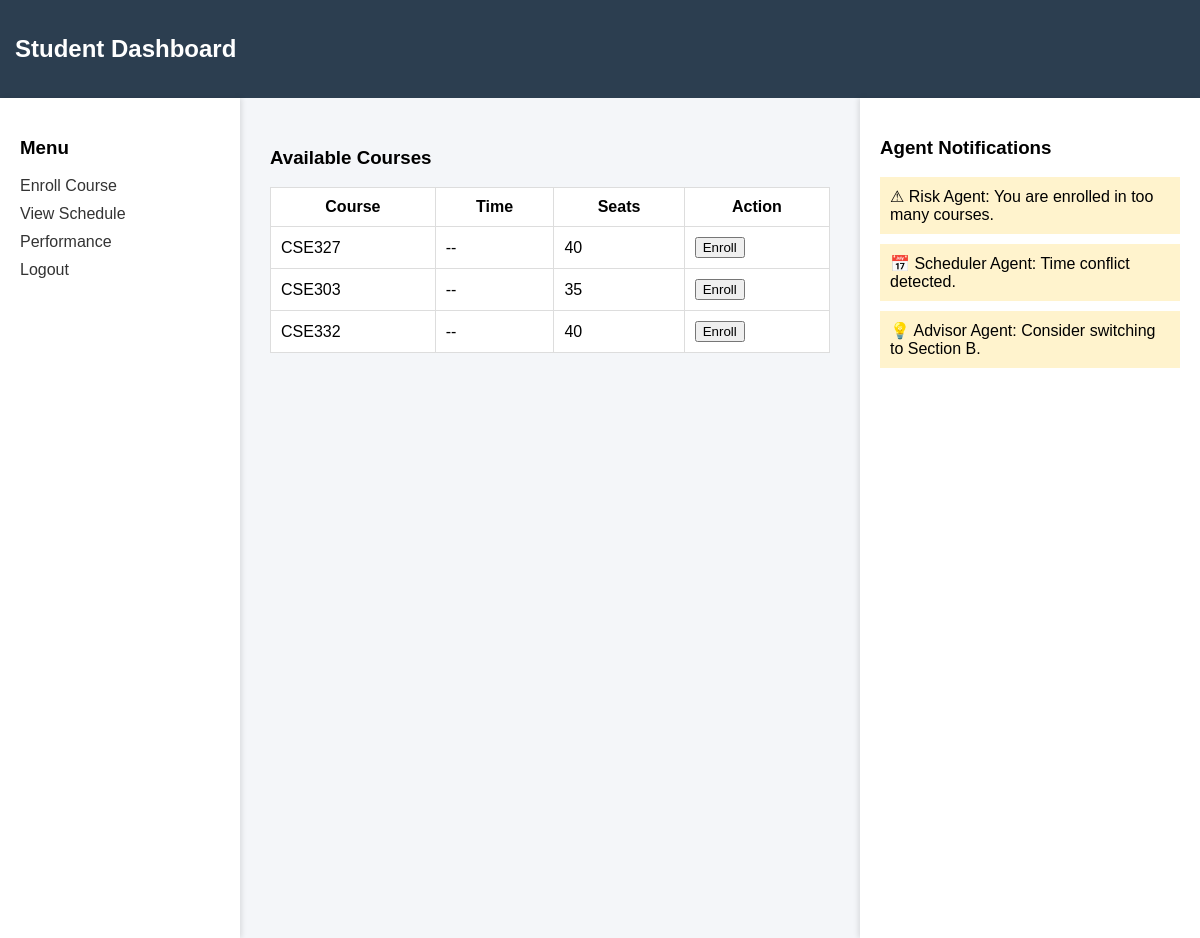
The page /student/ on the database as committed earlier.
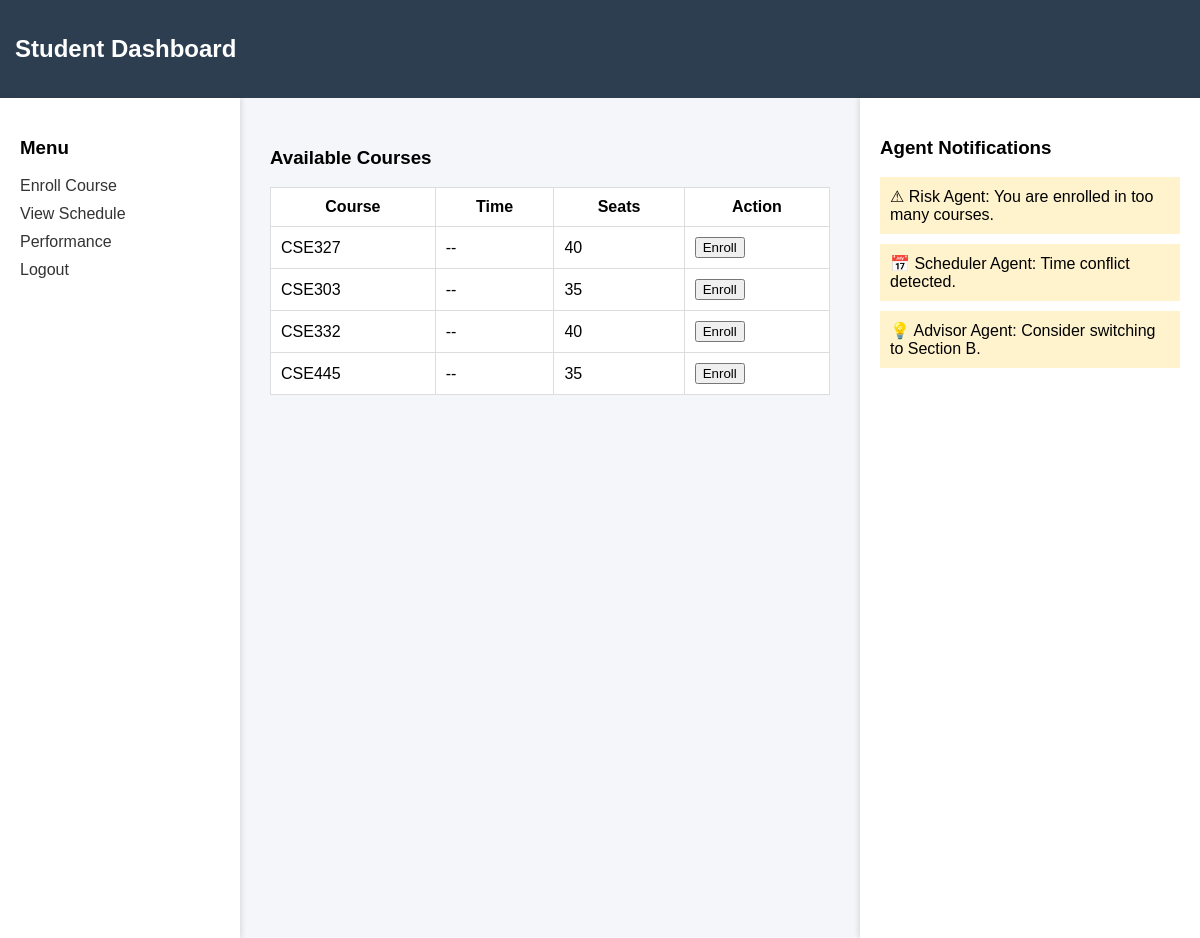
The same page on the database as committed later.
### core/models.py (models this page shows, shortened)
class Course(models.Model):
    name = models.CharField(max_length=100)
    students = models.IntegerField()

### core/views.py (the view)
# urls.py: path('student/', student),
def student(request):
    courses = Course.objects.all()   # get all courses
    return render(request, 'student.html', {'courses': courses})

### templates/student.html (shortened to what this page needs)
<!DOCTYPE html>
<html lang="en">
<head>
</head>
<body>
<div class="header">
<h2>Student Dashboard</h2>
</div>
<div class="container">
<div class="menu">
<h3>Menu</h3>
<a href="#">Enroll Course</a>
<a href="#">View Schedule</a>
<a href="#">Performance</a>
<a href="#">Logout</a>
</div>
<div class="content">
<h3>Available Courses</h3>
<table>
<tr>
<th>Course</th>
<th>Time</th>
<th>Seats</th>
<th>Action</th>
</tr>
{% for course in courses %}
<tr>
    <td>{{ course.name }}</td>
    <td>--</td>
    <td>{{ course.students }}</td>
    <td><button>Enroll</button></td>
</tr>
{% endfor %}
</table>
</div>
<div class="notifications">
<h3>Agent Notifications</h3>
<div class="alert">
⚠ Risk Agent: You are enrolled in too many courses.
</div>
<div class="alert">
📅 Scheduler Agent: Time conflict detected.
</div>
<div class="alert">
💡 Advisor Agent: Consider switching to Section B.
</div>
</div>
</div>
</body>
</html>

### templates/student.html (style rules this page uses)
body { font-family:Arial; margin:0; background:#f4f6f9; }
.header { background:#2c3e50; color:white; padding:15px; }
.container { display:flex; }
.menu { width:200px; background:white; padding:20px; height:100vh; box-shadow:2px 0 5px rgba(0,0,0,0.1); }
.menu a { display:block; margin:10px 0; text-decoration:none; color:#333; }
.content { flex:1; padding:30px; }
table { width:100%; border-collapse:collapse; background:white; }
th,td { padding:10px; border:1px solid #ddd; }
.notifications { width:300px; background:white; padding:20px; box-shadow:-2px 0 5px rgba(0,0,0,0.1); }
.alert { background:#fff3cd; padding:10px; margin:10px 0; }

Rows that differ between the two databases and show on the page:
added Course: name "CSE445", students "35"
